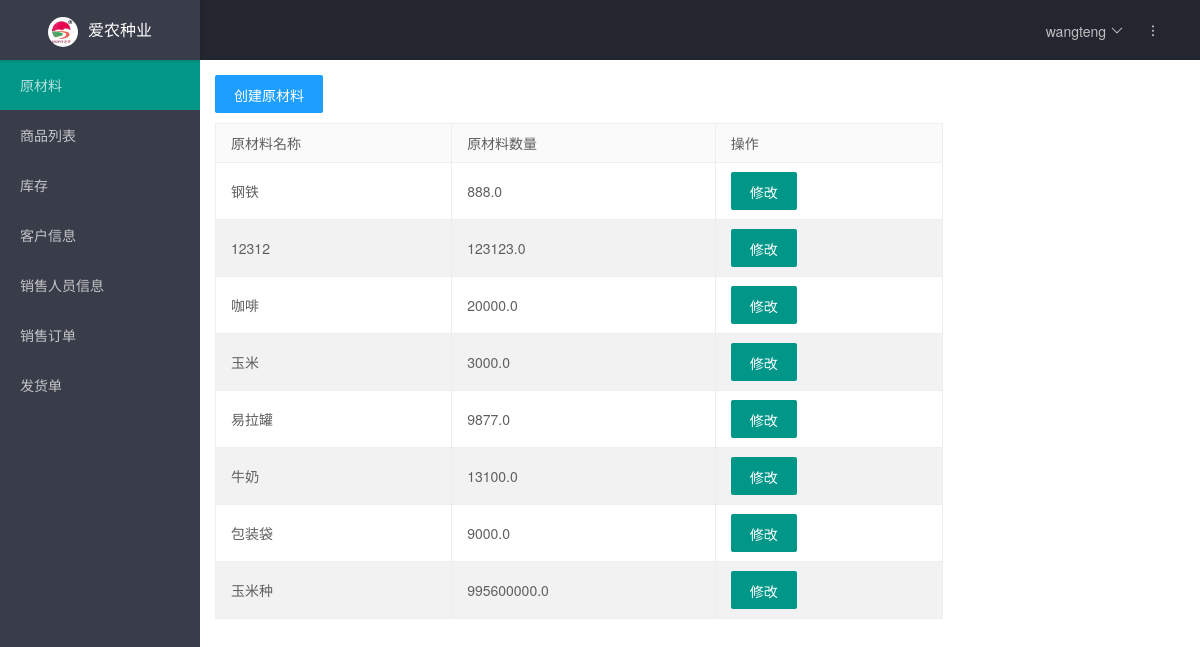
Page /material/list (signed in) on the committed database.
### tables this page shows
CREATE TABLE user (
  id INTEGER PRIMARY KEY AUTOINCREMENT,
  username TEXT UNIQUE NOT NULL,
  password TEXT NOT NULL,
  role TEXT NOT NULL
);

CREATE TABLE [material] ([id] INTEGER PRIMARY KEY AUTOINCREMENT, [name] TEXT NOT NULL UNIQUE, [count] REAL NOT NULL DEFAULT '0');

### transport/material.py (the view)
@bp.route('/list')
def index():
    db = get_db()
    materials = db.execute(
        'SELECT id, name, count'
        ' FROM material'
        ' ORDER BY id DESC'
    ).fetchall()
    return render_template('material/list.html', materials=materials)

### transport/auth.py (called while the page is built)
@bp.before_app_request
def load_logged_in_user():
    user_id = session.get('user_id')
    if user_id is None:
        g.user = None
    else:
        g.user = get_db().execute(
            'SELECT * FROM user WHERE id = ?', (user_id,)
        ).fetchone()

### transport/db.py (called while the page is built)
def get_db():
    if 'db' not in g:
        g.db = sqlite3.connect(
            current_app.config['DATABASE'],
            detect_types=sqlite3.PARSE_DECLTYPES
        )
        g.db.row_factory = sqlite3.Row
    return g.db

### transport/templates/material/list.html (shortened to what this page needs)
{% extends 'base.html' %}
{% block content %}
<div class="page-body">
  <div class="layui-col-md9 site-content">
  {% if g.user %}
    <a class="layui-btn layui-btn-normal" href="{{ url_for('material.create') }}">创建原材料</a>
  {% endif %}
    <table class="layui-table" lay-even>
      <thead>
        <tr>
          <th>原材料名称</th>
          <th>原材料数量</th>
          <th>操作</th>
        </tr>
      </thead>
      <tbody>
      {% for material in materials %}
        <tr>
          <td>{{material['name']}}</td>
          <td>{{material['count']}}</td>
          <td><button class="layui-btn" onclick="modifyLayer('{{material['id']}}','{{material['name']}}')">修改</button></td>
        </tr>
      {% endfor %}
      </tbody>
    </table>
  </div>
    </div>
{% endblock %}

### transport/templates/base.html (shortened to what this page needs)
<!doctype html>
<head>
  <link href="../static/layui/css/layui.css" rel="stylesheet">
</head>
<body>
<div class="layui-layout layui-layout-admin">
  <div class="layui-header">
    <div class="layui-logo layui-hide-xs layui-bg-black"><img src="../static/icon/logo.png" class="layui-nav-img">爱农种业</div>
    <ul class="layui-nav layui-layout-right">
      <li class="layui-nav-item layui-hide layui-show-md-inline-block">
        <a href="javascript:;">
          {% if g.user %}
      <span>{{ g.user['username'] }}</span>
    {% endif %}
        </a>
      </li>
      <li class="layui-nav-item" lay-header-event="menuRight" lay-unselect>
        <a href="javascript:;">
          <i class="layui-icon layui-icon-more-vertical"></i>
        </a>
      </li>
    </ul>
  </div>
  <div class="layui-side layui-bg-black">
    <div class="layui-side-scroll">
      <ul class="layui-nav layui-nav-tree" lay-filter="test" id="menu">
        {% if g.user['role']=='ADMIN' %}
        <li class="layui-nav-item"><a class="nav-link" href="{{url_for('material.index')}}">原材料</a></li>
        <li class="layui-nav-item"><a class="nav-link"  href="{{url_for('product.index')}}">商品列表</a></li>
        {% endif %}
        {% if g.user['role']=='STORE_MANAGER' or g.user['role']=='ADMIN'%}
        <li class="layui-nav-item"><a class="nav-link"  href="{{url_for('inventory.index')}}">库存</a></li>
        {% endif %}
        {% if g.user['role']=='ADMIN' %}
        <li class="layui-nav-item"><a class="nav-link"  href="{{url_for('customer.index')}}">客户信息</a></li>
        <li class="layui-nav-item"><a class="nav-link"  href="{{url_for('seller.index')}}">销售人员信息</a></li>
        <li class="layui-nav-item"><a class="nav-link" href="{{url_for('sell_record.index')}}">销售订单</a></li>
        <li class="layui-nav-item"><a class="nav-link"  href="{{url_for('carriage.index')}}">发货单</a></li>
        {% endif %}
      </ul>
    </div>
  </div>
<div class="layui-body">
  <div style="padding: 15px">
  {% block content %}{% endblock %}
    </div>
</div>
</div>
</body>

### rows in the picture
user: user.username "wangteng"
material: name "钢铁", count "888.0"
material: name "12312", count "123123.0"
material: name "咖啡", count "20000.0"
material: name "玉米", count "3000.0"
material: name "易拉罐", count "9877.0"
material: name "牛奶", count "13100.0"
material: name "包装袋", count "9000.0"
material: name "玉米种", count "995600000.0"
